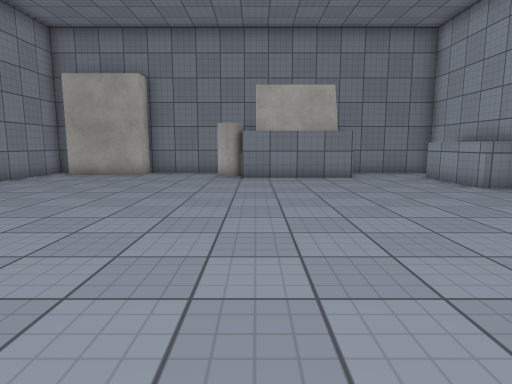
[1] (above)

14 first-person views from a walk through a scene from a Unity 3-D project. The camera is 1.2 m above the floor, tilts 8° down and sees 75° across. The floor is counted in squares, 1 m on a side. Each view is taken from the middle of a square. On the plan, view 1 faces up. The plan holds only what a view shows up to about 14 squares ahead; the rest is blank. Some animated figures are not drawn. Surface patterns are stand-ins for the level's own textures.

[2]
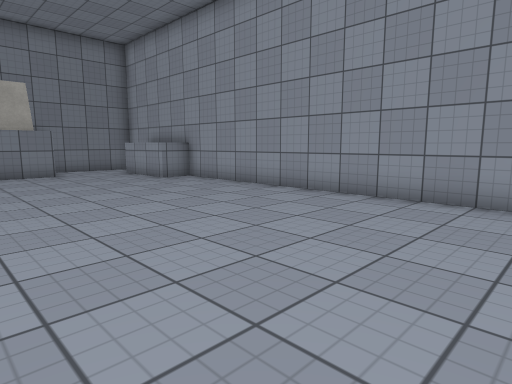

[3]
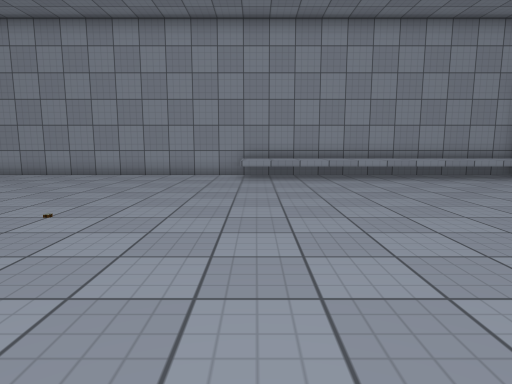

[4]
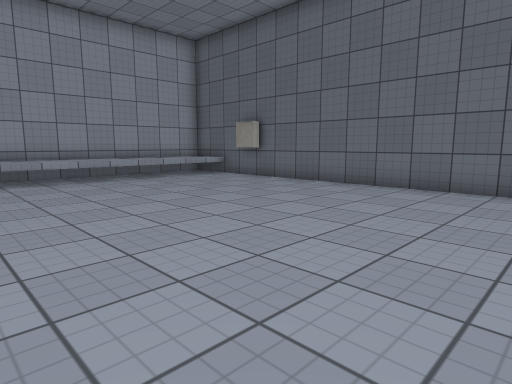

[5]
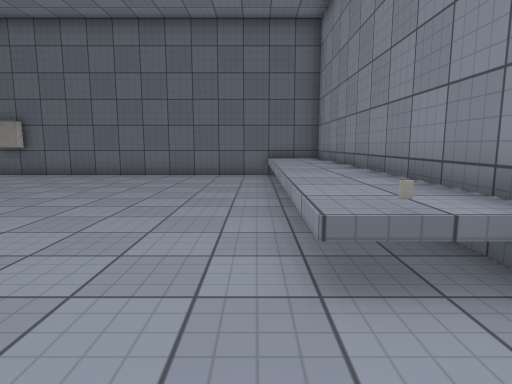

[6]
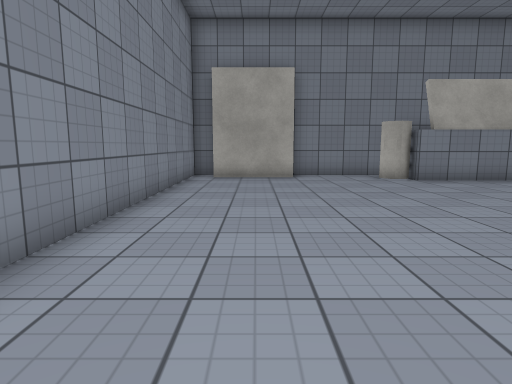

[7]
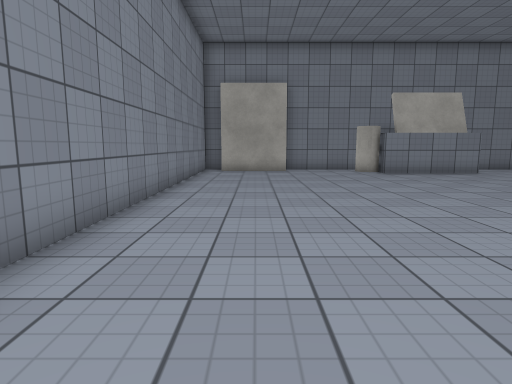

[8]
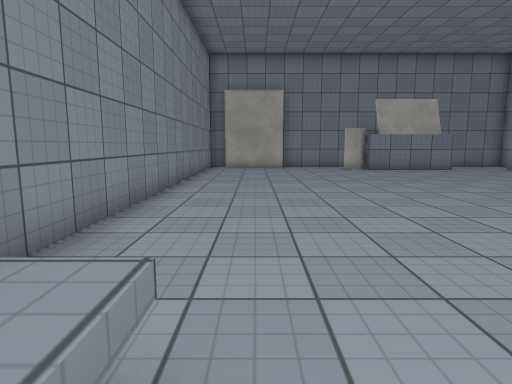

[9]
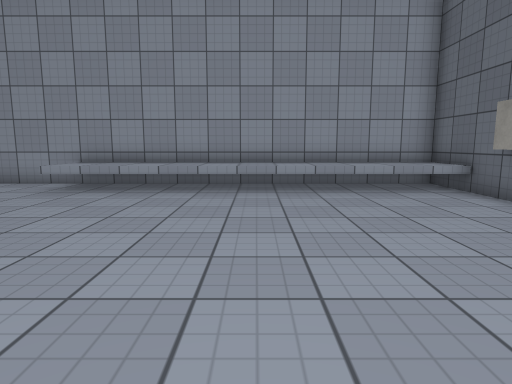

[10]
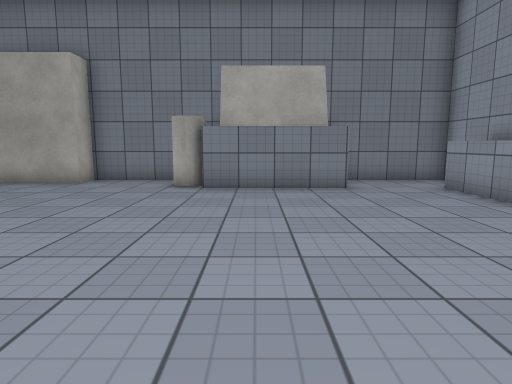

[11]
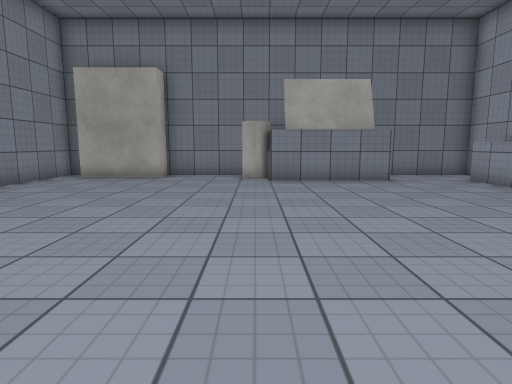

[12]
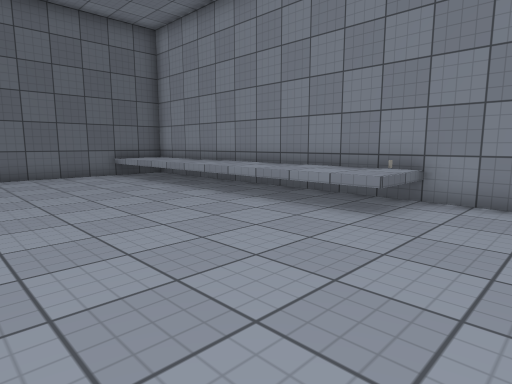

[13]
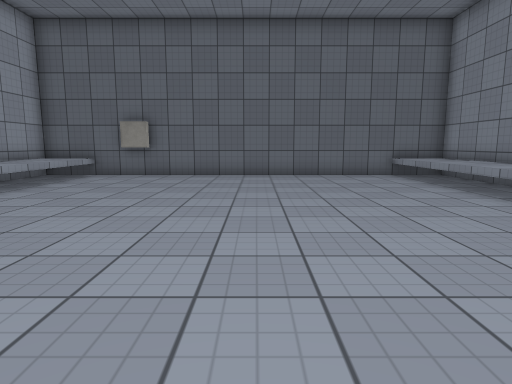

[14]
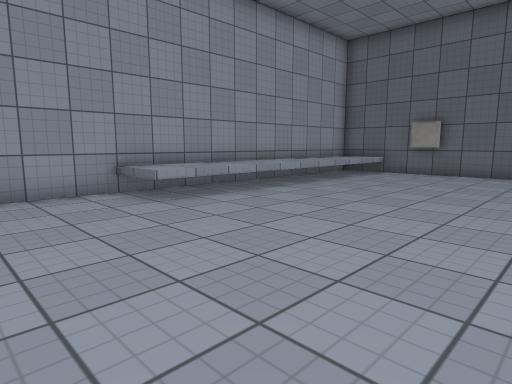

### Floor plan
Key: @ floor where view 1 was taken; # wall or solid block; . floor; ^ raised ledge; O other object.
Columns run from 9 left of view 1 to 8 right of it. Each row starts with its distance up from view 1.
 15 ### #####    #####
 14 #.# #....    ....#
 13 #.......O#   ....#
 12 #........####...^#
 11 #...............^#
 10 #...............^#
  9 #...............^#
  8 #................#
  7 #................#
  6 #................#
  5 #................#
  4 #................#
  3 #................#
  2 #................#
  1 #................#
  0 #........@.......#
 -1 #................#
 -2 #................#
 -3 #^^............^^#
 -4 #^^............^^#
 -5 #^^............^^#
 -6 #^^............^^#
 -7 #^^............^^#
 -8 #^^............^^#
 -9 #^^............^^#
-10 #^^............^^#
-11 #^^............^^#
-12 #^^............^^#
-13 #^^.........OO.^^#
-14 ##################

Where each view was taken, in squares from view 1:
view 1: 0 up, 0 right, facing up
view 2: 2 down, 0 right, facing up-right
view 3: 3 down, 6 left, facing right
view 4: 4 down, 6 left, facing down-right
view 5: 0 up, 6 left, facing down
view 6: 1 up, 6 left, facing up
view 7: 2 down, 6 left, facing up
view 8: 4 down, 6 left, facing up
view 9: 8 down, 3 left, facing right
view 10: 3 up, 1 right, facing up
view 11: 1 up, 1 left, facing up
view 12: 0 up, 1 left, facing down-left
view 13: 0 up, 1 left, facing down
view 14: 1 up, 1 left, facing down-right
